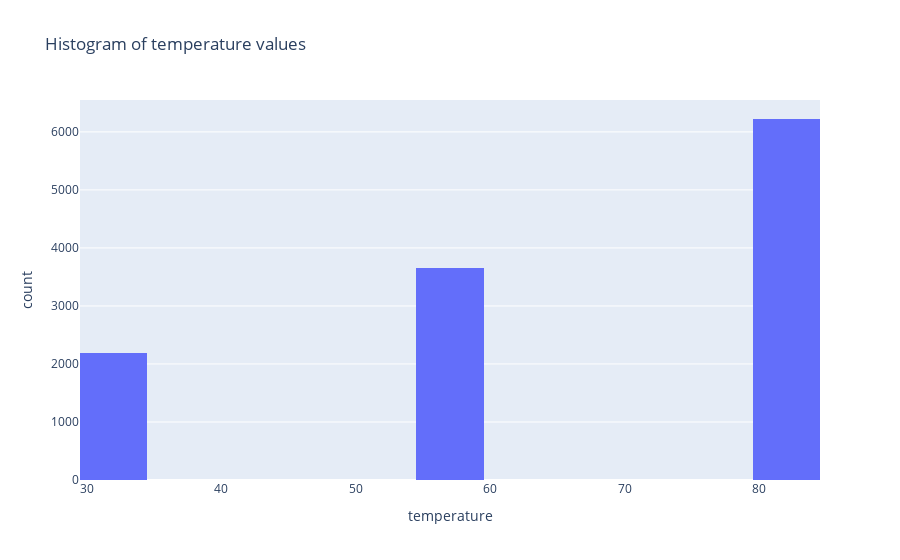

Here is the notebook cell this chart was saved with:
### Markdown cell above
6. Use a histogram to visualize the temperature column.

### Code cell
px.histogram(data, x="temperature", nbins=20, title="Histogram of temperature values")

### Figure 1 — Plotly figure (JSON) as saved in the notebook; plotly's stock layout.template omitted (floating-point values rounded to 4 significant figures; data arrays with more than 128 entries replaced by an {"elided": "..."} marker saying what was removed)
{"data": [{"alignmentgroup": "True", "bingroup": "x", "hovertemplate": "temperature=%{x}<br>count=%{y}<extra></extra>", "legendgroup": "", "marker": {"color": "#636efa", "pattern": {"shape": ""}}, "name": "", "nbinsx": 20, "offsetgroup": "", "orientation": "v", "showlegend": false, "type": "histogram", "x": {"elided": "12079 int values"}, "xaxis": "x", "yaxis": "y"}], "layout": {"barmode": "relative", "legend": {"tracegroupgap": 0}, "title": {"text": "Histogram of temperature values"}, "xaxis": {"anchor": "y", "domain": [0, 1], "title": {"text": "temperature"}}, "yaxis": {"anchor": "x", "domain": [0, 1], "title": {"text": "count"}}}}
